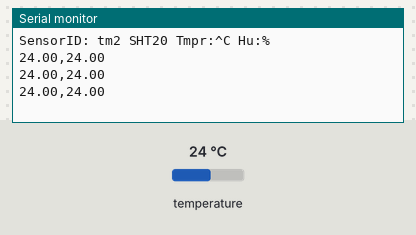
Simulated run of this sketch. Board: Arduino Uno, built with avr-gcc and run on an emulated ATmega328P. Parts: the last lines printed to the serial monitor. The test bench sets the inputs (shaded band); at power-on: temperature 24 °C.

Above: at 1.3 s.
1.4 s: temperature set to 12 °C
At 2.1 s:
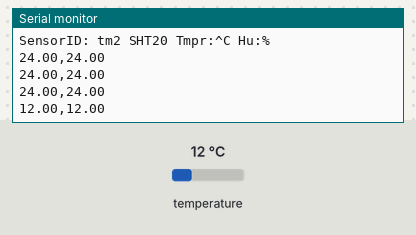
2.9 s: temperature set to 19 °C
At 3.7 s:
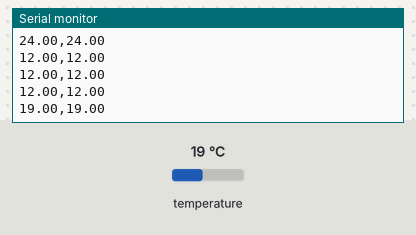
Timing chart, 0 to 5.9 s (numbered marks = the images above; inputs shaded):
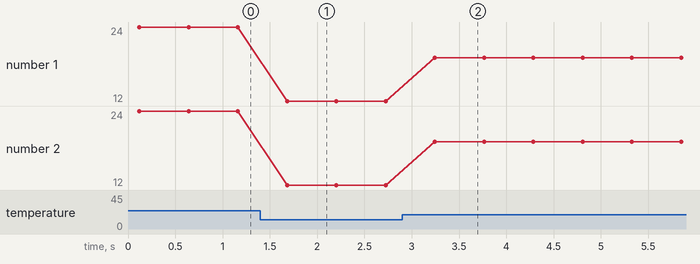

Measured:
- after the input at 1.4 s, the serial monitor: prints a new line after 0.28 s (image 1)
- after the input at 2.9 s, the serial monitor: prints a new line after 0.34 s (image 2)
- plotted number 1: 24 → 12 after the input at 1.4 s, 12 → 19 after the input at 2.9 s
- plotted number 2: 24 → 12 after the input at 1.4 s, 12 → 19 after the input at 2.9 s

The sketch:

tm2.ino
```cpp
#include <Wire.h>
#include "DFRobot_SHT20.h"

DFRobot_SHT20    sht20;

void setup()
{
    Serial.begin(9600);
    Serial.println("SensorID: tm2 SHT20 Tmpr:^C Hu:%");
    sht20.initSHT20();                                  // Init SHT20 Sensor
    delay(100);
    //sht20.checkSHT20();                                 // Check SHT20 Sensor
}

void loop()
{
    // float humd = sht20.readHumidity();                  // Read Humidity
    float temp = sht20.readTemperature();               // Read Temperature
    // Serial.print("ori: ");
    //Serial.print("Time:");
    //Serial.print(millis());
    // Serial.print("Tmpr-");
    // Serial.print(temp, 1);
    // Serial.print("C");
    // Serial.print(" Hu-");
    // Serial.print(humd, 1);
    //Serial.print("%");
    String message = String(temp) + "," + String(temp);
    Serial.println(message);
    delay(500);
}
```
